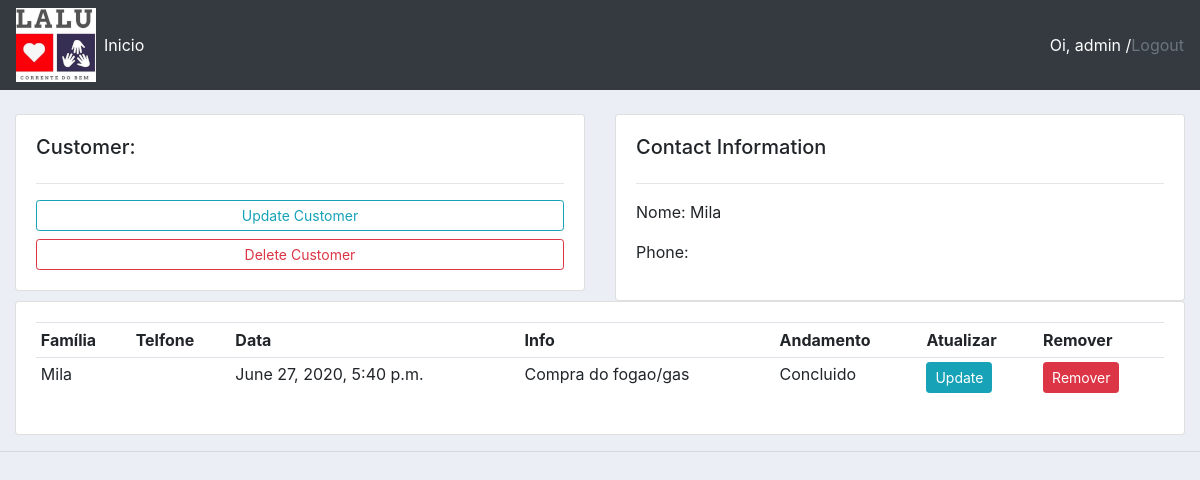
/customer/9/ (signed in), run on the app's committed database.
### crm/models.py (models this page shows, shortened)
class Customer(models.Model):
    STATUS = (
        ('Pendente', 'Pendente'),
        ('Em Andamento', 'Em Andamento'),
        ('Concluido', 'Concluido'),
    )
    name = models.CharField(max_length=200, null=True)
    phone = models.CharField(max_length=15, null=True)
    date_created = models.DateTimeField(auto_now_add=True, null=True, blank=False)
    refer = models.CharField(max_length=20, null=True, blank=False)
    contact = models.CharField(max_length=20, null=True, blank=False)
    text = models.TextField(null=True, blank=False)
    status = models.CharField(max_length=200, null=True, choices=STATUS)

### crm/views.py (the view)
# urls.py: path('customer/<str:pk_test>/', views.customer, name="customer"),
@staff_member_required
def customer(request, pk_test):
    customer = Customer.objects.get(id=pk_test)
    context = {'customer': customer}
    return render(request, 'crm/customer.html', context)

### crm/templates/crm/customer.html
{%  extends 'crm/main.html' %}
{% block content %}
	<br>
<div class="row">
	<div class="col-md">
		<div class="card card-body">
			<h5>Customer:</h5>
			<hr>
			<a class="btn btn-outline-info  btn-sm btn-block" href="">Update Customer</a>
			<a class="btn btn-outline-danger  btn-sm btn-block" href="">Delete Customer</a>
		</div>
	</div>
	<div class="col-md">
		<div class="card card-body">
			<h5>Contact Information</h5>
			<hr>
			<p>Nome: {{customer.name}} </p>
			<p>Phone: {{customer.phone}} </p>
		</div>
	</div>
</div>
<div class="row">
	<div class="col-md">
		<div class="card card-body">
			<table class="table table-sm">
				<tr>
					<th>Família </th>
					<th>Telfone</th>
					<th>Data</th>
					<th>Info</th>
					<th>Andamento</th>
					<th>Atualizar</th>
					<th>Remover</th>
				</tr>
				<tr>
					<td>{{customer.name}}</td>
					<td>{{customer.phone}}</td>
					<td>{{customer.date_created}}</td>
					<td>{{customer.text}}</td>
					<td>{{customer.status}}</td>
					<td><a class="btn btn-sm btn-info" href="{% url 'update_customer' customer.id %}">Update</a> </td>
					<td><a class="btn btn-sm btn-danger" href="{% url 'delete_customer' customer.id %}">Remover</a> </td>
				</tr>
			</table>
		</div>
	</div>
</div>
{% endblock %}

### crm/templates/crm/navbar.html (shortened to what this page needs)
{% load static %}
<nav class="navbar navbar-expand-lg navbar-dark bg-dark">
  <img src="{% static 'imagens/logo.png' %}">
  <div class="collapse navbar-collapse" id="navbarNav">
    <ul class="navbar-nav">
      <li class="nav-item active">
        <a class="nav-link" href="{% url 'home' %}">Inicio</a>
      </li>
    </ul>
  </div>
  <span><a class="text-white "> Oi, {{request.user }} /  </a></span>
  <span><a  class="text-muted" href=" {% url 'logout' %}"> Logout</a></span>
</nav>

### static/css/main.css (style rules this page uses)
body { background-color: #ebeff5; }

### data on the page
Customer: name "Mila", date_created "June 27, 2020, 5:40 p.m.", text "Compra do fogao/gas", status "Concluido"

### other printed values
{{ request.user }} "admin"
